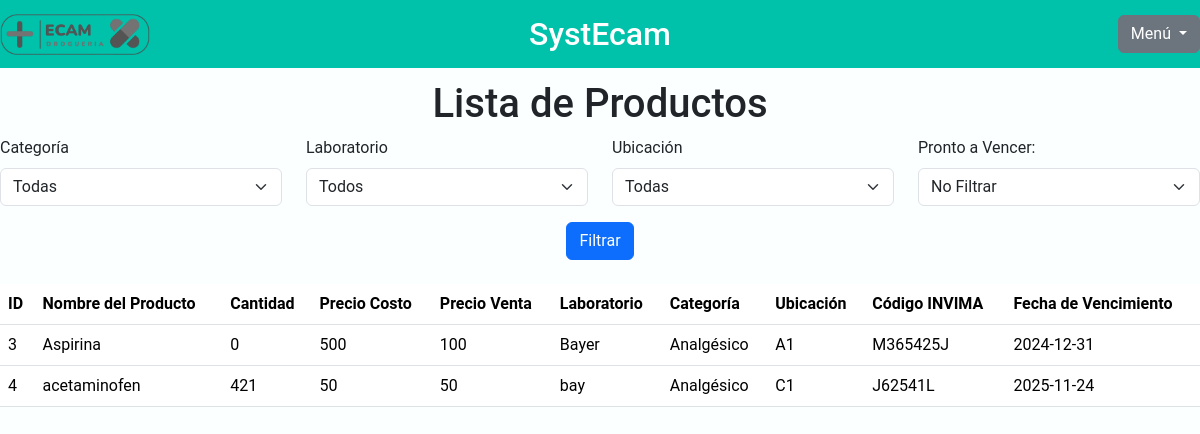
Before: /consultar.php with the older database file.
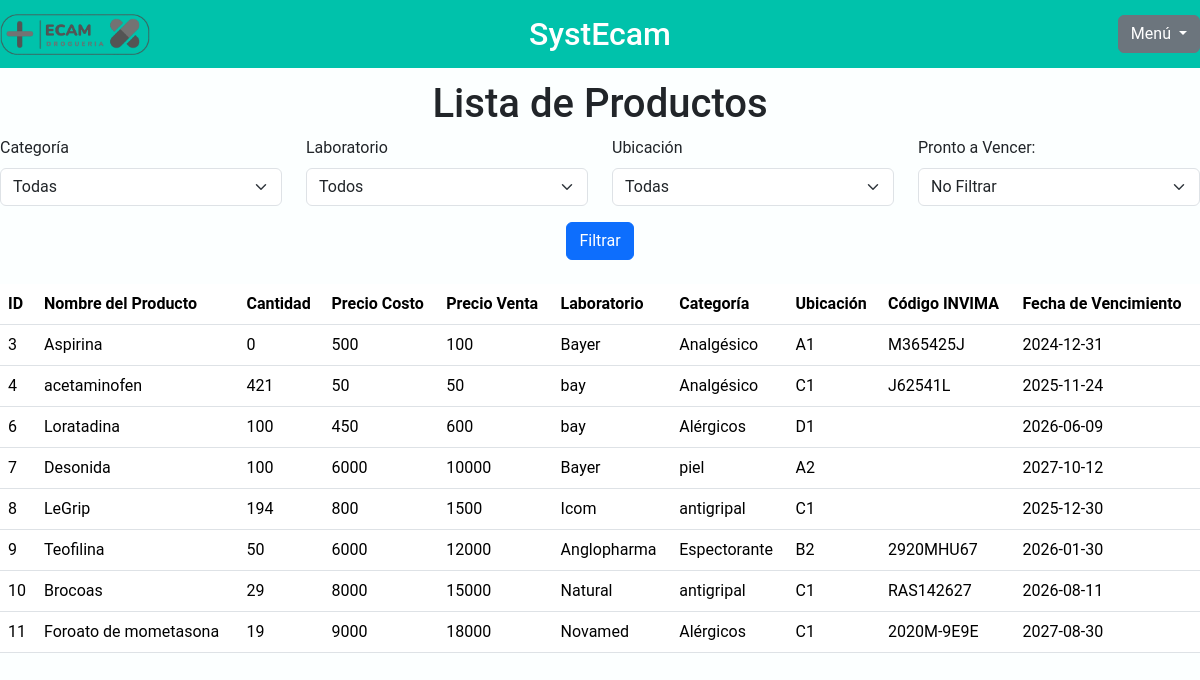
After: the same page with the newer database file.
### tables this page shows
CREATE TABLE `productos` (
  `id_producto` int(45) NOT NULL,
  `nombre_producto` varchar(45) DEFAULT NULL,
  `cantidad` int(45) DEFAULT NULL,
  `precio_costo` int(45) DEFAULT NULL,
  `precio_venta` int(45) DEFAULT NULL,
  `laboratorio` varchar(45) DEFAULT NULL,
  `categoria` varchar(45) DEFAULT NULL,
  `cod_invima` varchar(45) DEFAULT NULL,
  `fecha_vencimiento` date DEFAULT NULL,
  `ubicacion` varchar(45) DEFAULT NULL
);

### consultar.php (the view, shortened to what this page needs)
<?php
$conn = new mysqli("localhost", "root", "", "basesystecam");
$query = "SELECT * FROM productos WHERE 1=1";
$resultado = $conn->query($query);
?>
<!DOCTYPE html>
<html lang="es">
<head>
    <link href="https://cdn.jsdelivr.net/npm/bootstrap@5.3.3/dist/css/bootstrap.min.css" rel="stylesheet">
    <link rel="stylesheet" href="css/consultar.css">
</head>
<body>
    <header>
        <div class="header-container">
            <img src="img/logo.png" alt="SystEcam" class="logo">
            <h1 class="nombre-software">
                <a href="modulos.php" style="text-decoration: none; color: inherit;">SystEcam</a>
            </h1>
            <div class="dropdown" style="position: absolute; right: 0;">
                <button class="btn btn-secondary dropdown-toggle" type="button" data-bs-toggle="dropdown" aria-expanded="false">
                    Menú
                </button>
            </div>
        </div>
    </header>
    <div class="container">
        <h1 class="text-center">Lista de Productos</h1>
        <form method="GET" class="row mb-4">
            <div class="col-md-3">
                <label for="categoria" class="form-label">Categoría</label>
                <select name="categoria" id="categoria" class="form-select">
                    <option value="">Todas</option>
                </select>
            </div>
            <div class="col-md-3">
                <label for="laboratorio" class="form-label">Laboratorio</label>
                <select name="laboratorio" id="laboratorio" class="form-select">
                    <option value="">Todos</option>
                </select>
            </div>
            <div class="col-md-3">
                <label for="ubicacion" class="form-label">Ubicación</label>
                <select name="ubicacion" id="ubicacion" class="form-select">
                    <option value="">Todas</option>
                </select>
            </div>
            <div class="col-md-3">
                <label for="pronto_vencer" class="form-label">Pronto a Vencer:</label>
                <select name="pronto_vencer" id="pronto_vencer" class="form-select">
                    <option value="">No Filtrar</option>
                </select>
            </div>
            <div class="col-12 mt-3 text-center">
                <button type="submit" class="btn btn-primary">Filtrar</button>
            </div>
        </form>
        <table class="table">
            <thead>
                <tr>
                    <th>ID</th>
                    <th>Nombre del Producto</th>
                    <th>Cantidad</th>
                    <th>Precio Costo</th>
                    <th>Precio Venta</th>
                    <th>Laboratorio</th>
                    <th>Categoría</th>
                    <th>Ubicación</th>
                    <th>Código INVIMA</th>
                    <th>Fecha de Vencimiento</th>
                </tr>
            </thead>
            <tbody>
                <?php if ($resultado->num_rows > 0): ?>
                    <?php while ($fila = $resultado->fetch_assoc()): ?>
                    <tr>
                        <td><?php echo $fila['id_producto']; ?></td>
                        <td><?php echo $fila['nombre_producto']; ?></td>
                        <td><?php echo $fila['cantidad']; ?></td>
                        <td><?php echo $fila['precio_costo']; ?></td>
                        <td><?php echo $fila['precio_venta']; ?></td>
                        <td><?php echo $fila['laboratorio']; ?></td>
                        <td><?php echo $fila['categoria']; ?></td>
                        <td><?php echo $fila['ubicacion']; ?></td>
                        <td><?php echo $fila['cod_invima']; ?></td>
                        <td><?php echo $fila['fecha_vencimiento']; ?></td>
                    </tr>
                    <?php endwhile; ?>
                <?php else: ?>
                    <tr>
                        <td colspan="10" class="text-center">No se encontraron productos.</td>
                    </tr>
                <?php endif; ?>
            </tbody>
        </table>
    </div>
</body>
</html>

### CSS/consultar.css (style rules this page uses)
* { margin: 0; padding: 0; box-sizing: border-box; }
body { font-family: 'Roboto', Arial, sans-serif; display: flex; flex-direction: column; justify-content: space-between; align-items: center; min-height: 100vh; background-color: #fcffff; }
header { width: 100%; background-color: #00c2ab; padding: 15px 0; position: fixed; top: 0; left: 0; right: 0; z-index: 1000; animation: slideInFromLeft 0.5s ease-out; }
.header-container { display: flex; align-items: center; justify-content: center; width: 80%; margin: 0 auto; }
.logo { max-width: 150px; position: absolute; left: 0; }
.nombre-software { font-size: 2rem; color: white; margin: 0; }
.container { max-width: 1200px; margin-top: 80px; padding: 0; }
.table { margin-top: 20px; }

Changed rows visible on the page:
added productos: id_producto "6", nombre_producto "Loratadina", cantidad "100", precio_costo "450", precio_venta "600", laboratorio "bay", categoria "Alérgicos", ubicacion "D1", fecha_vencimiento "2026-06-09"
added productos: id_producto "7", nombre_producto "Desonida", cantidad "100", precio_costo "6000", precio_venta "10000", laboratorio "Bayer", categoria "piel", ubicacion "A2", fecha_vencimiento "2027-10-12"
added productos: id_producto "8", nombre_producto "LeGrip", cantidad "194", precio_costo "800", precio_venta "1500", laboratorio "Icom", categoria "antigripal", ubicacion "C1", fecha_vencimiento "2025-12-30"
added productos: id_producto "9", nombre_producto "Teofilina", cantidad "50", precio_costo "6000", precio_venta "12000", laboratorio "Anglopharma", categoria "Espectorante", ubicacion "B2", cod_invima "2920MHU67", fecha_vencimiento "2026-01-30"
added productos: id_producto "10", nombre_producto "Brocoas", cantidad "29", precio_costo "8000", precio_venta "15000", laboratorio "Natural", categoria "antigripal", ubicacion "C1", cod_invima "RAS142627", fecha_vencimiento "2026-08-11"
added productos: id_producto "11", nombre_producto "Foroato de mometasona", cantidad "19", precio_costo "9000", precio_venta "18000", laboratorio "Novamed", categoria "Alérgicos", ubicacion "C1", cod_invima "2020M-9E9E", fecha_vencimiento "2027-08-30"
